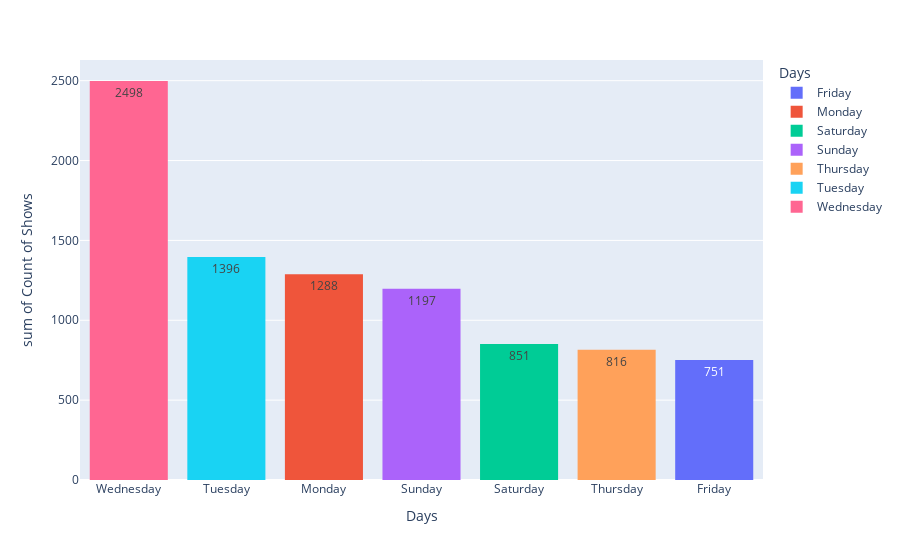

Here is the notebook cell this chart was saved with:
### Code cell
# what day of the month has the h
 # ighest number of movies of showse
fig = px.histogram(total_movies_per_day, x="date_added_day", y = "show_id", color="date_added_day",text_auto=True, 
                   labels=dict(date_added_day = "Days", show_id = "Count of Shows")). update_xaxes(categoryorder = "total descending")
fig.show()

### Figure 1 — Plotly figure (JSON) as saved in the notebook; plotly's stock layout.template omitted (floating-point values rounded to 4 significant figures)
{"data": [{"alignmentgroup": "True", "bingroup": "x", "histfunc": "sum", "hovertemplate": "Days=%{x}<br>sum of Count of Shows=%{y}<extra></extra>", "legendgroup": "Friday", "marker": {"color": "#636efa", "pattern": {"shape": ""}}, "name": "Friday", "offsetgroup": "Friday", "orientation": "v", "showlegend": true, "texttemplate": "%{value}", "type": "histogram", "x": ["Friday"], "xaxis": "x", "y": [751], "yaxis": "y"}, {"alignmentgroup": "True", "bingroup": "x", "histfunc": "sum", "hovertemplate": "Days=%{x}<br>sum of Count of Shows=%{y}<extra></extra>", "legendgroup": "Monday", "marker": {"color": "#EF553B", "pattern": {"shape": ""}}, "name": "Monday", "offsetgroup": "Monday", "orientation": "v", "showlegend": true, "texttemplate": "%{value}", "type": "histogram", "x": ["Monday"], "xaxis": "x", "y": [1288], "yaxis": "y"}, {"alignmentgroup": "True", "bingroup": "x", "histfunc": "sum", "hovertemplate": "Days=%{x}<br>sum of Count of Shows=%{y}<extra></extra>", "legendgroup": "Saturday", "marker": {"color": "#00cc96", "pattern": {"shape": ""}}, "name": "Saturday", "offsetgroup": "Saturday", "orientation": "v", "showlegend": true, "texttemplate": "%{value}", "type": "histogram", "x": ["Saturday"], "xaxis": "x", "y": [851], "yaxis": "y"}, {"alignmentgroup": "True", "bingroup": "x", "histfunc": "sum", "hovertemplate": "Days=%{x}<br>sum of Count of Shows=%{y}<extra></extra>", "legendgroup": "Sunday", "marker": {"color": "#ab63fa", "pattern": {"shape": ""}}, "name": "Sunday", "offsetgroup": "Sunday", "orientation": "v", "showlegend": true, "texttemplate": "%{value}", "type": "histogram", "x": ["Sunday"], "xaxis": "x", "y": [1197], "yaxis": "y"}, {"alignmentgroup": "True", "bingroup": "x", "histfunc": "sum", "hovertemplate": "Days=%{x}<br>sum of Count of Shows=%{y}<extra></extra>", "legendgroup": "Thursday", "marker": {"color": "#FFA15A", "pattern": {"shape": ""}}, "name": "Thursday", "offsetgroup": "Thursday", "orientation": "v", "showlegend": true, "texttemplate": "%{value}", "type": "histogram", "x": ["Thursday"], "xaxis": "x", "y": [816], "yaxis": "y"}, {"alignmentgroup": "True", "bingroup": "x", "histfunc": "sum", "hovertemplate": "Days=%{x}<br>sum of Count of Shows=%{y}<extra></extra>", "legendgroup": "Tuesday", "marker": {"color": "#19d3f3", "pattern": {"shape": ""}}, "name": "Tuesday", "offsetgroup": "Tuesday", "orientation": "v", "showlegend": true, "texttemplate": "%{value}", "type": "histogram", "x": ["Tuesday"], "xaxis": "x", "y": [1396], "yaxis": "y"}, {"alignmentgroup": "True", "bingroup": "x", "histfunc": "sum", "hovertemplate": "Days=%{x}<br>sum of Count of Shows=%{y}<extra></extra>", "legendgroup": "Wednesday", "marker": {"color": "#FF6692", "pattern": {"shape": ""}}, "name": "Wednesday", "offsetgroup": "Wednesday", "orientation": "v", "showlegend": true, "texttemplate": "%{value}", "type": "histogram", "x": ["Wednesday"], "xaxis": "x", "y": [2498], "yaxis": "y"}], "layout": {"barmode": "relative", "legend": {"title": {"text": "Days"}, "tracegroupgap": 0}, "margin": {"t": 60}, "xaxis": {"anchor": "y", "categoryarray": ["Friday", "Monday", "Saturday", "Sunday", "Thursday", "Tuesday", "Wednesday"], "categoryorder": "total descending", "domain": [0, 1], "title": {"text": "Days"}}, "yaxis": {"anchor": "x", "domain": [0, 1], "title": {"text": "sum of Count of Shows"}}}}
